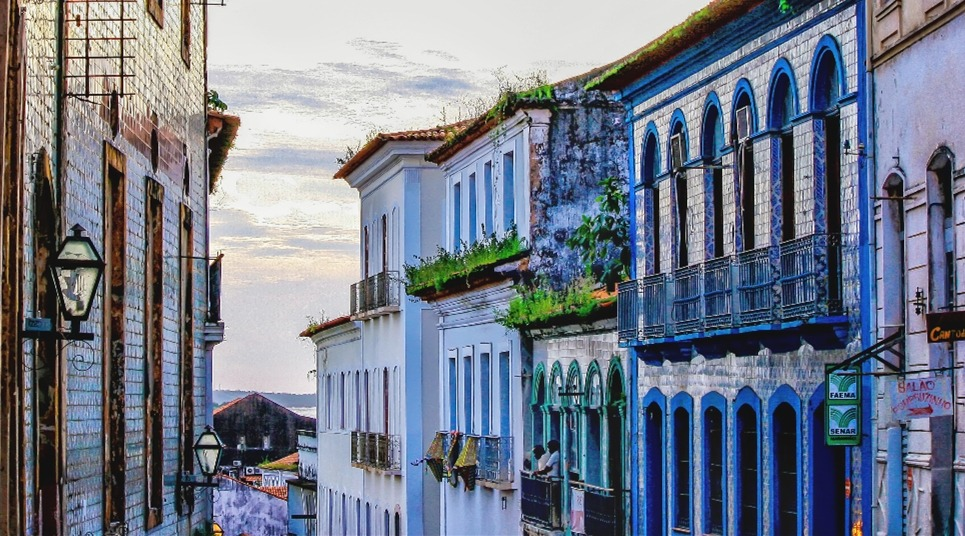
#> input picture image.jpg, 965 x 536 px
$ python svd.py
#> lines starting #> are read from the running program, lines starting #| are printed output that depends on the picture

import numpy
from PIL import Image

# FUNCTION DEFINTIONS:

# Abre a imagem e retorna 3 matrizes, cada uma correspondendo a um canal (R, G e B)

def openImage(imagePath):
#> called with imagePath = 'image.jpg'
    imOrig = Image.open(imagePath)
#> imOrig is the input picture: PIL image 965x536 RGB; mean R, G, B 114.9, 122.9, 138.8
    im = numpy.array(imOrig)

    aRed = im[:, :, 0]
    aGreen = im[:, :, 1]
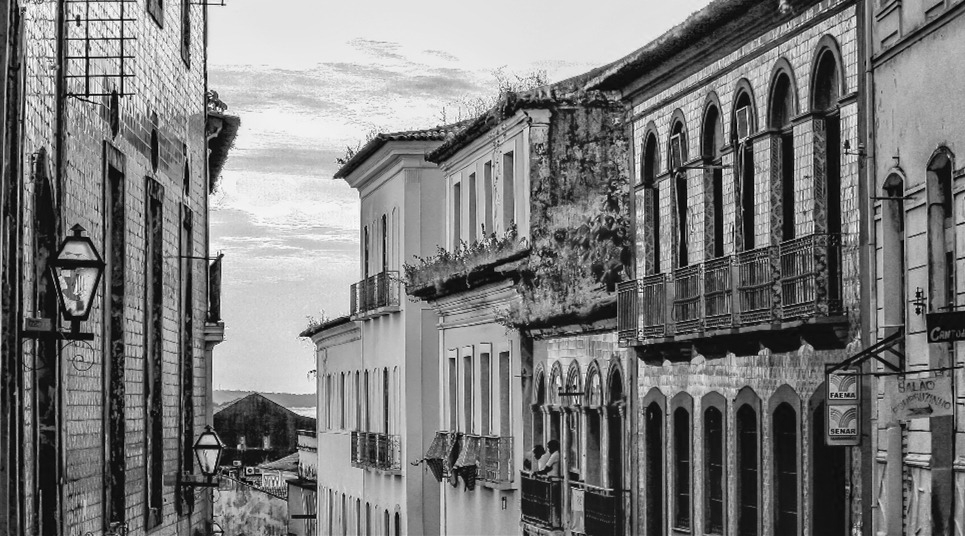
#> aGreen: shape (536, 965); min 0, max 255, mean 122.9
    aBlue = im[:, :, 2]
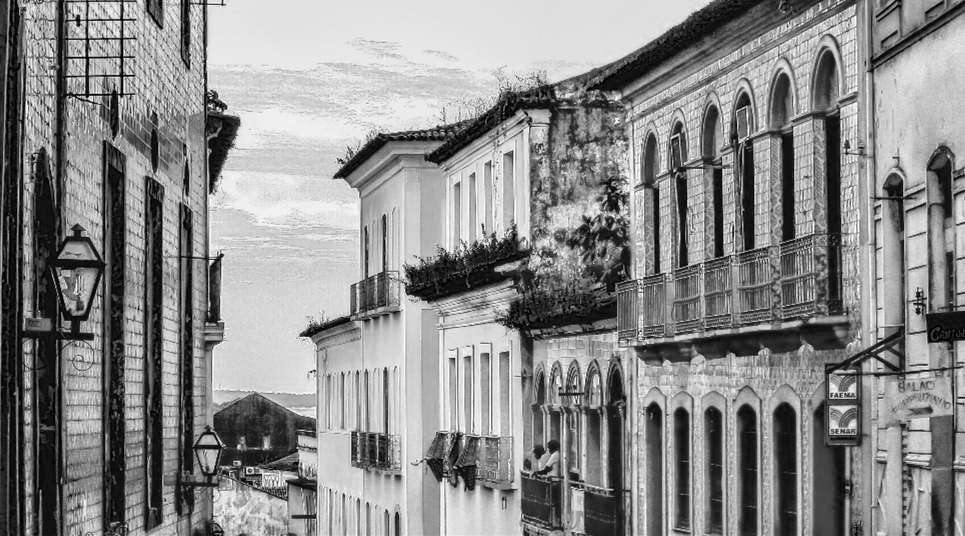
#> aBlue: shape (536, 965); min 0, max 255, mean 138.8

    return [aRed, aGreen, aBlue, imOrig]


# Comprime as matrizes

def compressSingleChannel(channelDataMatrix, singularValuesLimit):
#> called with singularValuesLimit = 160
    uChannel, sChannel, vhChannel = numpy.linalg.svd(channelDataMatrix)
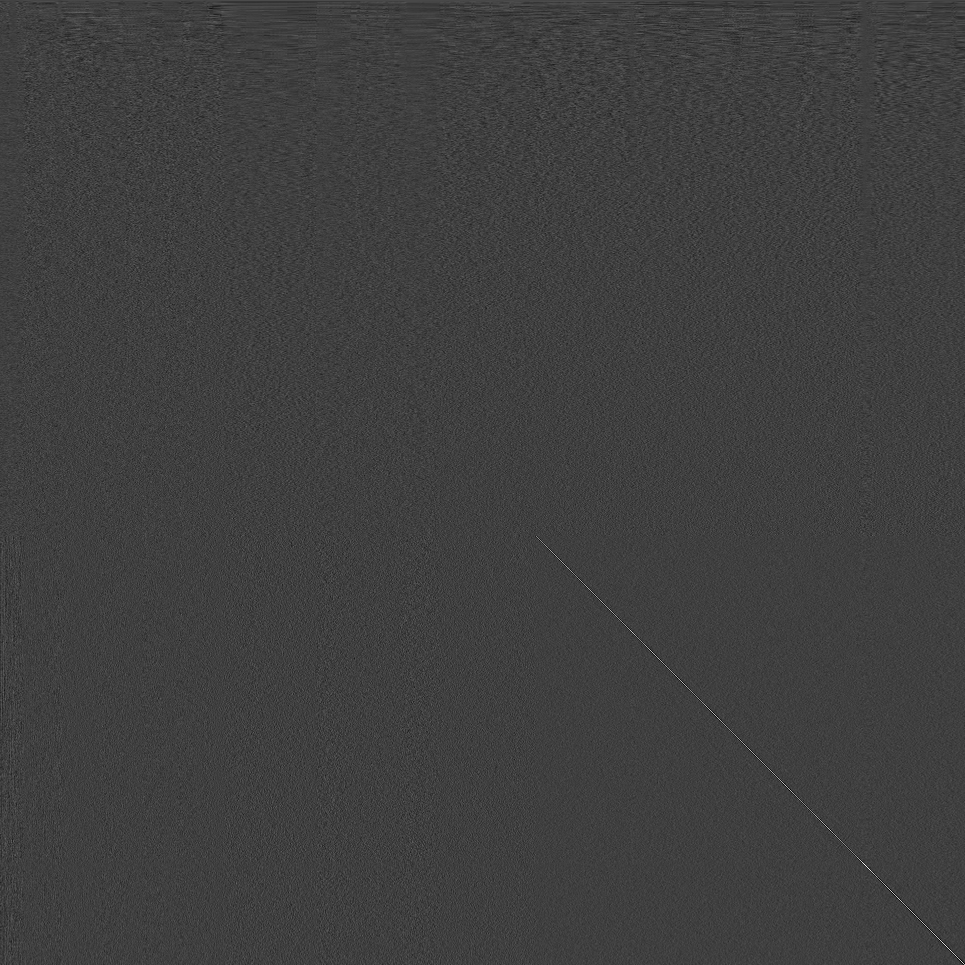
#> vhChannel: shape (965, 965) float64; min -0.26, max 0.779, mean 6.11e-05; drawn with min black and max white
#> sChannel = 536 values, max 91087.8 at index 0, min 42.22 at index 535, mean 905.6
    aChannelCompressed = numpy.zeros((channelDataMatrix.shape[0], channelDataMatrix.shape[1]))
    k = singularValuesLimit

    leftSide = numpy.matmul(uChannel[:, 0:k], numpy.diag(sChannel)[0:k, 0:k])
    aChannelCompressedInner = numpy.matmul(leftSide, vhChannel[0:k, :])
    aChannelCompressed = aChannelCompressedInner.astype('uint8')
    return aChannelCompressed


# Programa Principal:
print('*** Compressão de Imagem usando SVD ***')
aRed, aGreen, aBlue, originalImage = openImage('image.jpg')

# Dimensões da imagem:
imageWidth = 512
imageHeight = 512

# Número de sigular values para reconstrução da imagem comprimida

singularValuesLimit = 160

aRedCompressed = compressSingleChannel(aRed, singularValuesLimit)
aGreenCompressed = compressSingleChannel(aGreen, singularValuesLimit)
#> call 2 of compressSingleChannel, with singularValuesLimit = 160
#> in compressSingleChannel (call 2), `uChannel, sChannel, vhChannel = numpy.linalg.svd(channelDataMatrix)`:
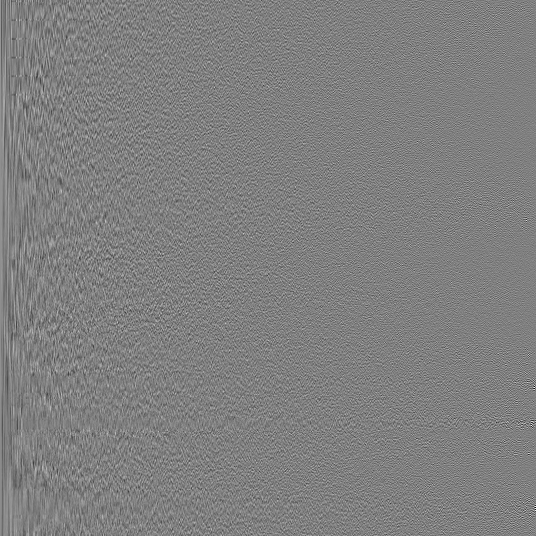
#> uChannel: shape (536, 536) float64; min -0.343, max 0.34, mean 7.49e-05; drawn with min black and max white
#> in compressSingleChannel (call 2), `uChannel, sChannel, vhChannel = numpy.linalg.svd(channelDataMatrix)`: sChannel = 536 values, max 95092.5 at index 0, min 42.48 at index 535, mean 913.9
#> in compressSingleChannel (call 2), `leftSide = numpy.matmul(uChannel[:, 0:k], numpy.diag(sChannel)[0:k, 0:..`:
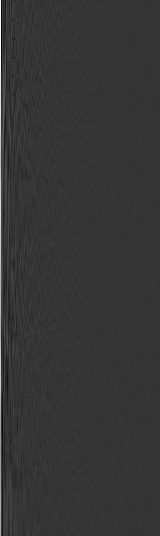
#> leftSide: shape (536, 160) float64; min -1484.3, max 5628.2, mean 25; drawn with min black and max white
aBlueCompressed = compressSingleChannel(aBlue, singularValuesLimit)
#> call 3 of compressSingleChannel, with singularValuesLimit = 160
#> in compressSingleChannel (call 3), `uChannel, sChannel, vhChannel = numpy.linalg.svd(channelDataMatrix)`:
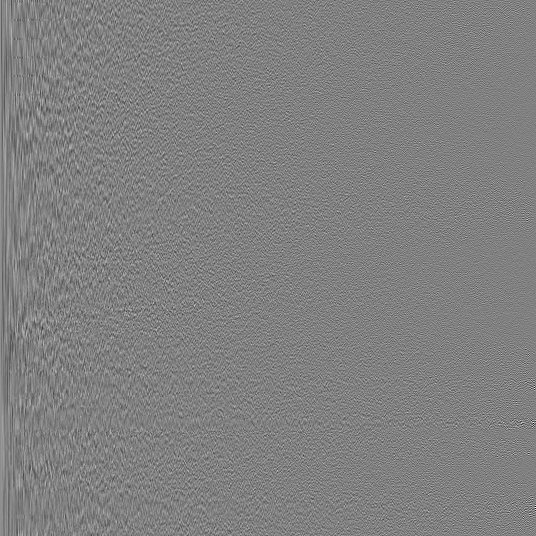
#> uChannel: shape (536, 536) float64; min -0.352, max 0.345, mean 8.89e-05; drawn with min black and max white
#> in compressSingleChannel (call 3), `uChannel, sChannel, vhChannel = numpy.linalg.svd(channelDataMatrix)`: sChannel = 536 values, max 105180.2 at index 0, min 42 at index 535, mean 974.2

imr = Image.fromarray(aRedCompressed, mode=None)
img = Image.fromarray(aGreenCompressed, mode=None)
imb = Image.fromarray(aBlueCompressed, mode=None)

newImage = Image.merge("RGB", (imr, img, imb))
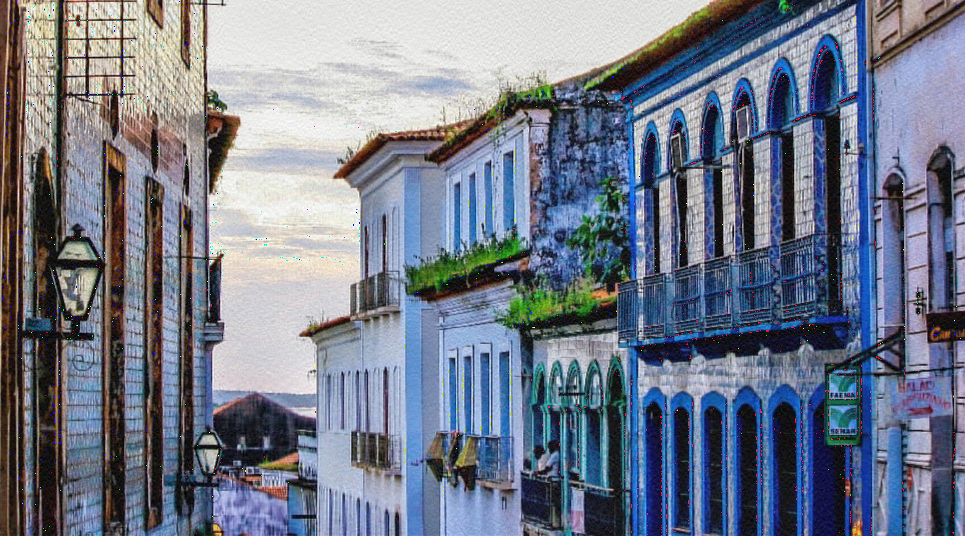
#> newImage: PIL image 965x536 RGB; mean R, G, B 115, 122.5, 138.6

originalImage.show()
newImage.show()

# Cálculo da taxa de compressão

mr = imageHeight
mc = imageWidth

originalSize = mr * mc * 3
compressedSize = singularValuesLimit * (1 + mr + mc) * 3

print('Tamanho Original:')
print(originalSize)

print('Tamanho comprimido:')
print(compressedSize)

print('Tamanho da taxa de compressão / Tamanho original:')
ratio = compressedSize * 1.0 / originalSize
print(ratio)

print('O tamanho da imagem comprimida é ' + str(round(ratio * 100, 2)) + '% da imagem original ')
print('Finalizado - Imagem comprimida!')
